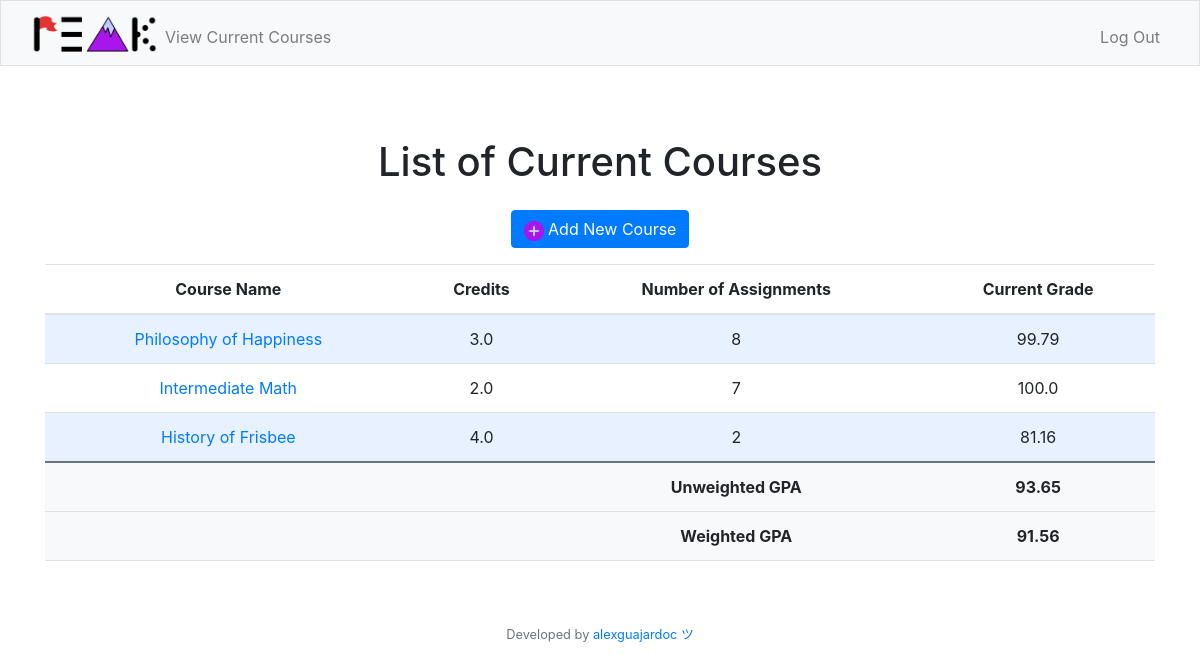
The page /current (signed in) on the database its author committed.
### tables this page shows
CREATE TABLE courses (course_id INTEGER PRIMARY KEY AUTOINCREMENT NOT NULL, course_name TEXT NOT NULL, credits REAL NOT NULL, grade REAL NOT NULL, assignmentcount INTEGER NOT NULL, user_id INTEGER, period_id INTEGER, FOREIGN KEY (user_id) REFERENCES users(user_id), FOREIGN KEY (period_id) REFERENCES periods(period_id));

### app.py (the view)
@app.route("/current")
@login_required
def current():
    courses = crsr.execute("SELECT course_name, credits, assignmentcount, grade FROM courses WHERE user_id = ?", (session["user_id"],)).fetchall()
    unweighted_gpa = crsr.execute("SELECT SUM(grade) / COUNT(grade) FROM courses WHERE user_id = ?", (session["user_id"],)).fetchall()
    weighted_gpa = crsr.execute("SELECT SUM(grade * credits) / SUM(credits) FROM courses WHERE user_id = ?", (session["user_id"],)).fetchall()
    return render_template("current.html", courses=courses, unweighted_gpa=unweighted_gpa[0][0], weighted_gpa=weighted_gpa[0][0])

### helpers.py (called while the page is built)
def login_required(f):
    @wraps(f)
    def decorated_function(*args, **kwargs):
        if session.get("user_id") is None:
            return redirect("/login")
        return f(*args, **kwargs)
    return decorated_function

### templates/current.html (shortened to what this page needs)
{% extends "layout.html" %}
{% block main %}
    <div class="container">
        <h1 class="my-4">List of Current Courses</h1>
        <div class="mb-3">
            <a href="/newcourse" class="btn btn-primary">
                <img src="/static/plusbutton.png" width="20px" height="20px"></img>
                Add New Course
            </a>
        </div>
        {% if courses != [] %}
        <table class="table">
            <thead>
                <tr>
                    <th scope="col">Course Name</th>
                    <th scope="col">Credits</th>
                    <th scope="col">Number of Assignments</th>
                    <th scope="col">Current Grade</th>
                </tr>
            </thead>
            <tbody>
                {% for course in courses %}
                <tr>
                    <td> <a href="/assignments?course={{ course[0] }}">{{ course[0] }}</a></td>
                    <td>{{ course[1] }}</td>
                    <td>{{ course[2] }}</td>
                    <td>{{ course[3] | round(2) }}</td>
                </tr>
                {% endfor %}
                <tr style="background-color: #f8f9fa; font-weight: bold; border-top: 2px solid #6c757d;">
                    <td> </td>
                    <td> </td>
                    <td>Unweighted GPA</td>
                    <td>{{ unweighted_gpa | round(2) }}</td>
                </tr>
                <tr style="background-color: #f8f9fa; font-weight: bold;">
                    <td> </td>
                    <td> </td>
                    <td>Weighted GPA</td>
                    <td>{{ weighted_gpa | round(2) }}</td>
                </tr>
            </tbody>
        </table>
        {% endif %}
    </div>
{% endblock %}

### static/styles.css (style rules this page uses)
table th, table td { padding: 0.75rem; vertical-align: middle; }
tbody tr:nth-of-type(odd) { background-color: rgb(179, 208, 255, 0.3) }
h1 { font-size: 60px; }

### rows shown on the page
courses: course_name "Philosophy of Happiness", credits "3.0", assignmentcount "8", grade "99.79"
courses: course_name "Intermediate Math", credits "2.0", assignmentcount "7", grade "100.0"
courses: course_name "History of Frisbee", credits "4.0", assignmentcount "2", grade "81.16"

### other values the page prints
{{ unweighted_gpa | round(2) }} "93.65"
{{ weighted_gpa | round(2) }} "91.56"
